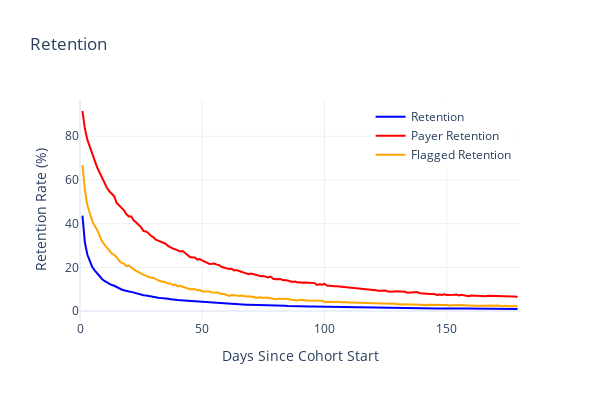
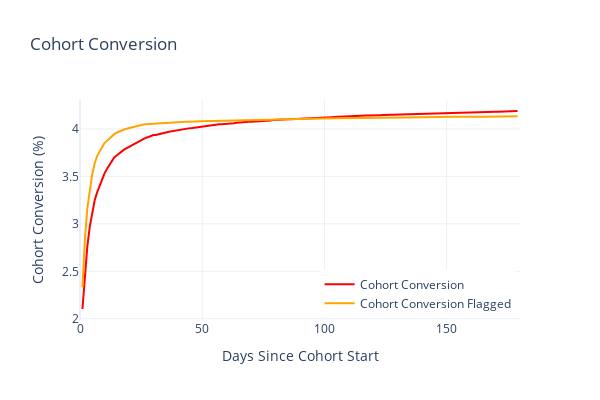

Notebook code for these charts, in order:
### Markdown cell above
## First Test

Set `corr` to 0, which means Payment Propensity is random and unrelated to Engagement. We'll set `cuttoff` to a value that makes simulated Cohort Conversion Flagged similar to Cohort Conversion.

### Code cell
corr = 0
cutoff = 0.9
con.execute(engagement_score.format(corr=corr, days = 60))

df = con.execute(model_query.format(cutoff=cutoff)).df()
df = df[(df['cohort_day'] > 0) & (df['cohort_day'] < 180)]

# Show Retention(s)
fig = show_retention(df)
fig.show()

fig = show_cohort_conversion(df)
fig.show()

# fig = show_daily_purchase(df)
# fig.show()

### Figure 1 — Plotly figure (JSON) as saved in the notebook; plotly's stock layout.template omitted (floating-point values rounded to 4 significant figures; data arrays with more than 128 entries replaced by an {"elided": "..."} marker saying what was removed)
{"data": [{"line": {"color": "blue", "width": 2}, "marker": {"size": 8, "symbol": "circle"}, "mode": "lines", "name": "Retention", "type": "scatter", "x": {"elided": "179 int values"}, "y": {"elided": "179 float values"}}, {"line": {"color": "red", "width": 2}, "marker": {"size": 8, "symbol": "circle"}, "mode": "lines", "name": "Payer Retention", "type": "scatter", "x": {"elided": "179 int values"}, "y": {"elided": "179 float values"}}, {"line": {"color": "orange", "width": 2}, "marker": {"size": 8, "symbol": "circle"}, "mode": "lines", "name": "Flagged Retention", "type": "scatter", "x": {"elided": "179 int values"}, "y": {"elided": "179 float values"}}], "layout": {"height": 400, "legend": {"x": 0.99, "xanchor": "right", "y": 0.99, "yanchor": "top"}, "title": {"text": "Retention"}, "width": 600, "xaxis": {"range": [0, 180], "title": {"text": "Days Since Cohort Start"}}, "yaxis": {"title": {"text": "Retention Rate (%)"}}}}

### Figure 2 — Plotly figure (JSON) as saved in the notebook; plotly's stock layout.template omitted (floating-point values rounded to 4 significant figures; data arrays with more than 128 entries replaced by an {"elided": "..."} marker saying what was removed)
{"data": [{"line": {"color": "red", "width": 2}, "marker": {"size": 8, "symbol": "circle"}, "mode": "lines", "name": "Cohort Conversion", "type": "scatter", "x": {"elided": "179 int values"}, "y": {"elided": "179 float values"}}, {"line": {"color": "orange", "width": 2}, "marker": {"size": 8, "symbol": "circle"}, "mode": "lines", "name": "Cohort Conversion Flagged", "type": "scatter", "x": {"elided": "179 int values"}, "y": {"elided": "179 float values"}}], "layout": {"height": 400, "legend": {"x": 0.99, "xanchor": "right", "y": 0.01, "yanchor": "bottom"}, "title": {"text": "Cohort Conversion"}, "width": 600, "xaxis": {"range": [0, 180], "title": {"text": "Days Since Cohort Start"}}, "yaxis": {"title": {"text": "Cohort Conversion (%)"}}}}
